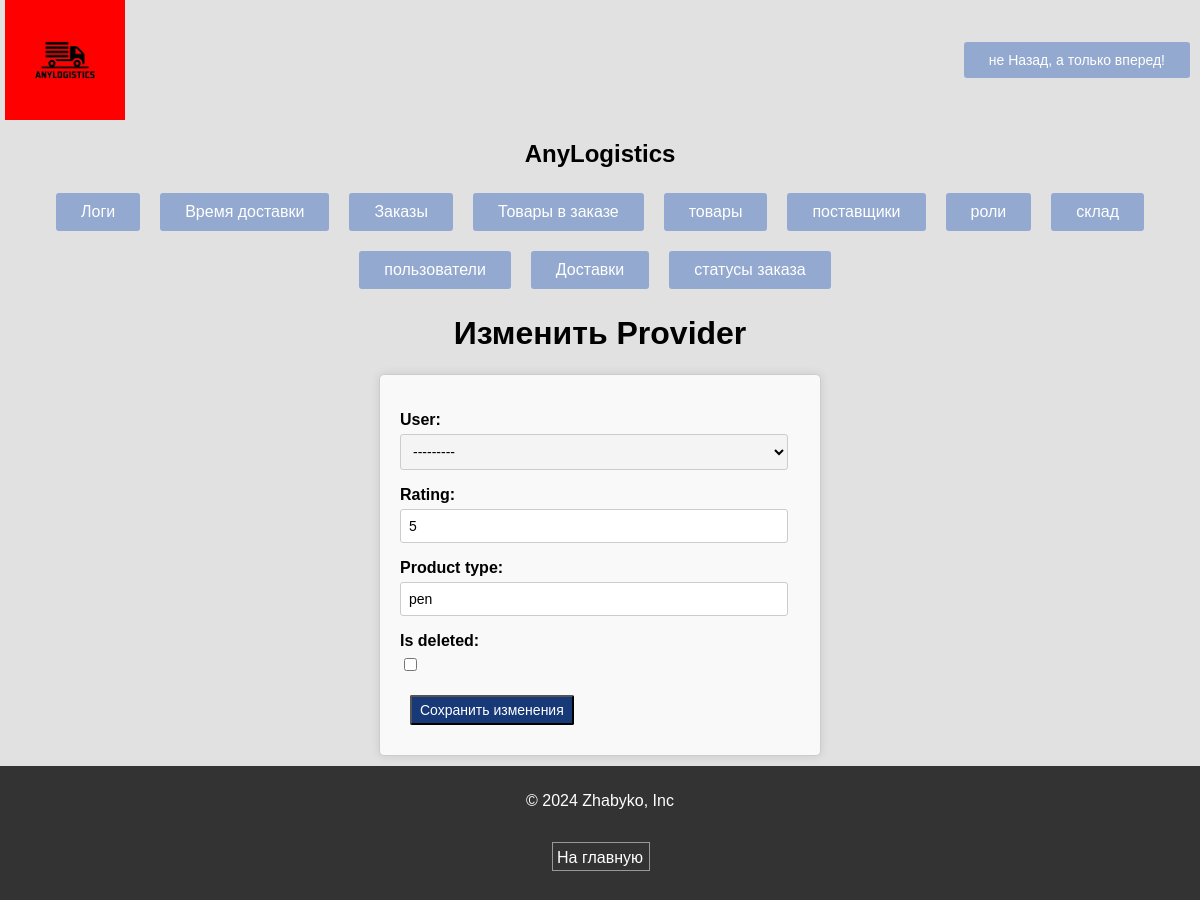
Page /logistic/providers/edit/1/ (signed in) on the committed database.
### logistic/models.py (models this page shows, shortened)
class User(AbstractBaseUser, PermissionsMixin):
    login = models.CharField(max_length=15, unique=True)
    password = models.CharField(max_length=128)
    role = models.ForeignKey(Role, on_delete=models.CASCADE)
    phone = models.CharField(
        max_length=15,
        validators=[
            RegexValidator(
                regex=r'^[0-9\(\)\-\+]+$',
                message="Телефон может содержать только цифры, знаки (), -, +.",
            )
        ])
    is_deleted = models.BooleanField(default=False)
    last_login = models.DateTimeField(null=True, blank=True)
    is_staff = models.BooleanField(default=False)
    is_superuser = models.BooleanField(default=False)
    USERNAME_FIELD = 'login'
    REQUIRED_FIELDS = ['phone', 'role']
    objects = NonDeletedManager()
    all_objects = models.Manager()
    def __str__(self):
        return self.login

class Provider(models.Model):
    user = models.ForeignKey(User, on_delete=models.CASCADE)
    rating = models.IntegerField()
    product_type = models.CharField(max_length=20)
    is_deleted = models.BooleanField(default=False)
    objects = NonDeletedManager()
    all_objects = models.Manager()

### logistic/decorators.py (the view)
        def _wrapped_view(request, *args, **kwargs):
            if not request.user.is_authenticated:
                messages.warning(request, "Для доступа к этой странице необходимо войти в систему.")
                return redirect('home')
            if not request.user.role or request.user.role.role not in role_names:
                messages.warning(request, "У вас нет доступа к этой странице.")
                previous_url = request.META.get('HTTP_REFERER', reverse('home'))
                return redirect(previous_url)
            return view_func(request, *args, **kwargs)

### logistic/models.py (called while the page is built)
    def get_queryset(self):
        return super().get_queryset().filter(is_deleted=False)

### logistic/views.py (called while the page is built)
@login_required
@role_required(['admin', 'manager'])
def edit_providers(request, pk):
    return edit_object(request, Provider, 'Provider', pk)

def edit_object(request, model_class, model_name, pk, exclude_fields=None):
    obj = model_class.objects.get(pk=pk)
    form_class = modelform_factory(model_class, exclude=exclude_fields or [])
    if request.method == 'POST':
        form = form_class(request.POST, request.FILES, instance=obj)
        if form.is_valid():
            form.save()
            return redirect(model_name.lower() + 's_list')
    else:
        form = form_class(instance=obj)
    return render(request, 'form_edit.html', {'form': form, 'model_name': model_name})

### logistic/templates/form_edit.html (shortened to what this page needs)
{% extends 'base.html' %}
{% block body %}
<h1 class="center">Изменить {{ model_name }}</h1>
<form class="myform" method="post" enctype="multipart/form-data">
    {{ form.as_p }}
    <input class="secondary-btn" type="submit" value="Сохранить изменения">
</form>
{% endblock %}

### Kur2/static/styles/style.css (style rules this page uses)
html, body { height: 100%; margin: 0; }
body { font-family: 'Lucida Sans Unicode', 'Lucida Grande', sans-serif; font-size: 16px; background: #e1e1e1; background-size: cover; min-height: 100%; }
.center { display: flex; flex-direction: column; justify-content: center; align-items: center; }
.myform { max-width: 400px; margin: 10px auto; padding: 20px; border: 1px solid #ccc; border-radius: 5px; background-color: #f9f9f9; box-shadow: 0 0 10px rgba(0, 0, 0, 0.1); }
.myform p { margin-bottom: 10px; }
.myform label { display: block; font-weight: bold; margin-bottom: 5px; }
.myform input[type="text"], .myform input[type="email"], .myform input[type="number"], .myform input[type="password"], select, .myform textarea { width: calc(100% - 12px); padding: 8px; font-size: 14px; border: 1px solid #ccc; border-radius: 3px; box-sizing: border-box; }
.secondary-btn { background-color: #173978; margin: 10px; border-radius: 2px; text-decoration: none; padding: 5px 8px; color: white; font-size: 14px; }
.searchform input[type="text"], .searchform input[type="email"], .searchform input[type="number"], .searchform input[type="password"], select, .searchform textarea { width: calc(100% - 12px); padding: 8px; align-self: center; height: fit-content; font-size: 14px; background-color: #f4f4f4; border: 1px solid #ccc; border-radius: 3px; box-sizing: border-box; }

### rows in the picture
User: login "Provider"
Provider: user "---------", rating "5", product_type "pen"
